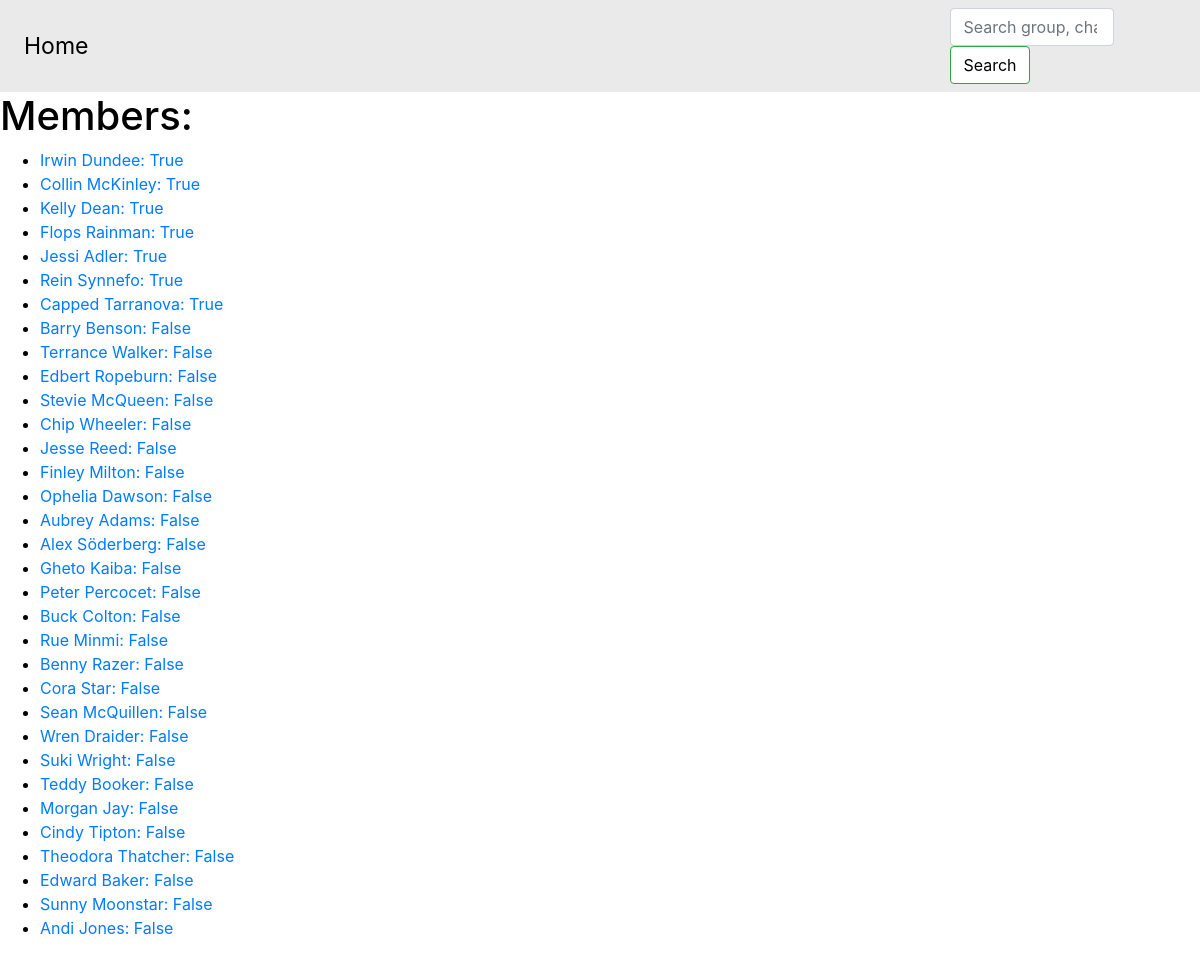
Screenshot of /group/bondi-boys-mc/ with the database file from the repository.
### Directory/models.py (models this page shows, shortened)
class Character(models.Model):
    character_name = models.CharField(max_length=255)
    character_link = models.URLField(unique=True)
    character_streamer = models.ForeignKey(Streamer, on_delete=models.CASCADE)

class Streamer(models.Model):
    streamer_name = models.CharField(max_length=255, unique=True)
    streamer_link = models.URLField()
    streamer_is_live = models.BooleanField()
    streamer_on_gta = models.BooleanField()
    def __str__(self):
        return self.streamer_name

### Directory/views.py (the view)
# urls.py: path('group/<slug:gang_name>/', views.gang_detail, name = 'gang_detail')
def gang_detail(request, gang_name):
    gang = get_object_or_404(Gang, slug=gang_name)
    character_links = gang.characterganglink_set.order_by("-member_character__character_streamer__streamer_on_gta").all()
    gangmembers = [link.member_character for link in character_links]
    return render(request, 'group_page.html', {'group': gang, 'gang_members': gangmembers})

### Directory/templates/group_page.html (shortened to what this page needs)
{% extends "base.html" %}
{% block content %}
<h1>Members:</h1>
  <ul>
    {% for member in gang_members %}
      <li><a href = "https://www.twitch.tv/{{ member.character_streamer }}/">{{ member.character_name }}: {{ member.character_streamer.streamer_on_gta }}</a></li>
    {% endfor %}
  </ul>
{% endblock %}

### Directory/static/Directory/css/style.css (style rules this page uses)
body { background: #111111; color: #efefef; }
@media (prefers-color-scheme: light) { body { background: #ffffff; color: #000000; } }

### rows the page displays
Character: character_name "Irwin Dundee", character_streamer.streamer_on_gta "True"
Character: character_name "Collin McKinley", character_streamer.streamer_on_gta "True"
Character: character_name "Kelly Dean", character_streamer.streamer_on_gta "True"
Character: character_name "Flops Rainman", character_streamer.streamer_on_gta "True"
Character: character_name "Jessi Adler", character_streamer.streamer_on_gta "True"
Character: character_name "Rein Synnefo", character_streamer.streamer_on_gta "True"
Character: character_name "Capped Tarranova", character_streamer.streamer_on_gta "True"
Character: character_name "Barry Benson", character_streamer.streamer_on_gta "False"
Character: character_name "Terrance Walker", character_streamer.streamer_on_gta "False"
Character: character_name "Edbert Ropeburn", character_streamer.streamer_on_gta "False"
Character: character_name "Stevie McQueen", character_streamer.streamer_on_gta "False"
Character: character_name "Chip Wheeler", character_streamer.streamer_on_gta "False"
Character: character_name "Jesse Reed", character_streamer.streamer_on_gta "False"
Character: character_name "Finley Milton", character_streamer.streamer_on_gta "False"
Character: character_name "Ophelia Dawson", character_streamer.streamer_on_gta "False"
Character: character_name "Aubrey Adams", character_streamer.streamer_on_gta "False"
Character: character_name "Alex Söderberg", character_streamer.streamer_on_gta "False"
Character: character_name "Gheto Kaiba", character_streamer.streamer_on_gta "False"
Character: character_name "Peter Percocet", character_streamer.streamer_on_gta "False"
Character: character_name "Buck Colton", character_streamer.streamer_on_gta "False"
Character: character_name "Rue Minmi", character_streamer.streamer_on_gta "False"
Character: character_name "Benny Razer", character_streamer.streamer_on_gta "False"
Character: character_name "Cora Star", character_streamer.streamer_on_gta "False"
Character: character_name "Sean McQuillen", character_streamer.streamer_on_gta "False"
Character: character_name "Wren Draider", character_streamer.streamer_on_gta "False"
Character: character_name "Suki Wright", character_streamer.streamer_on_gta "False"
Character: character_name "Teddy Booker", character_streamer.streamer_on_gta "False"
Character: character_name "Morgan Jay", character_streamer.streamer_on_gta "False"
Character: character_name "Cindy Tipton", character_streamer.streamer_on_gta "False"
Character: character_name "Theodora Thatcher", character_streamer.streamer_on_gta "False"
Character: character_name "Edward Baker", character_streamer.streamer_on_gta "False"
Character: character_name "Sunny Moonstar", character_streamer.streamer_on_gta "False"
Character: character_name "Andi Jones", character_streamer.streamer_on_gta "False"
